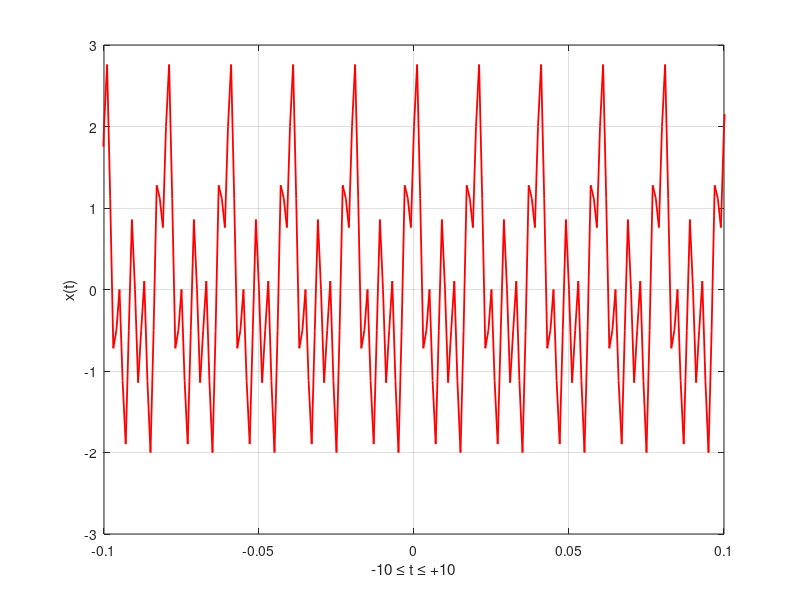
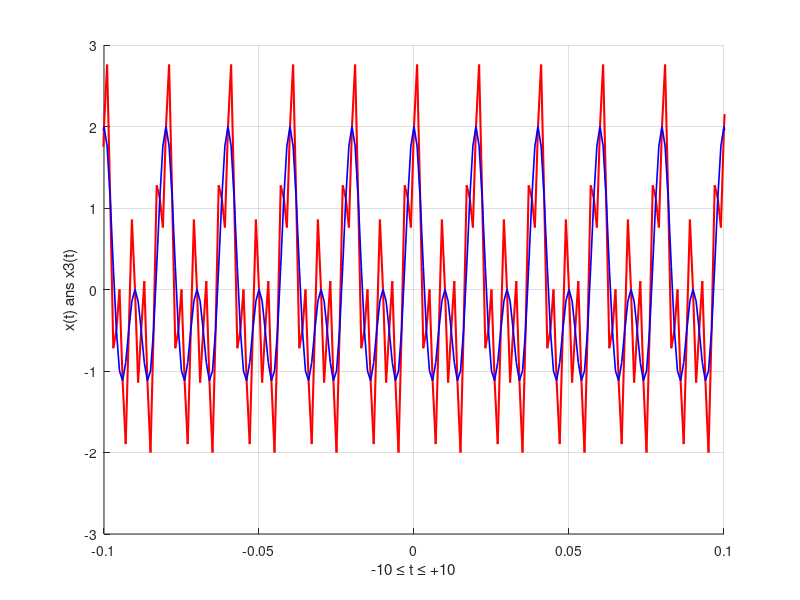
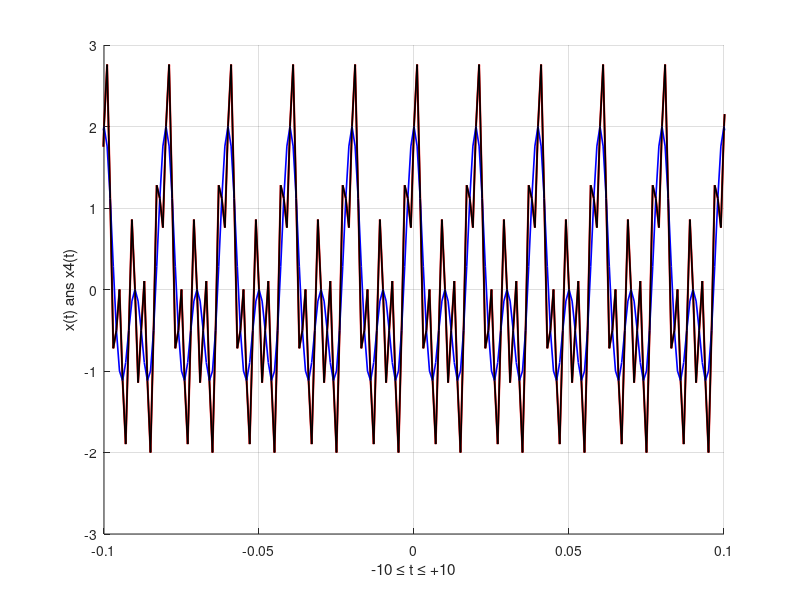
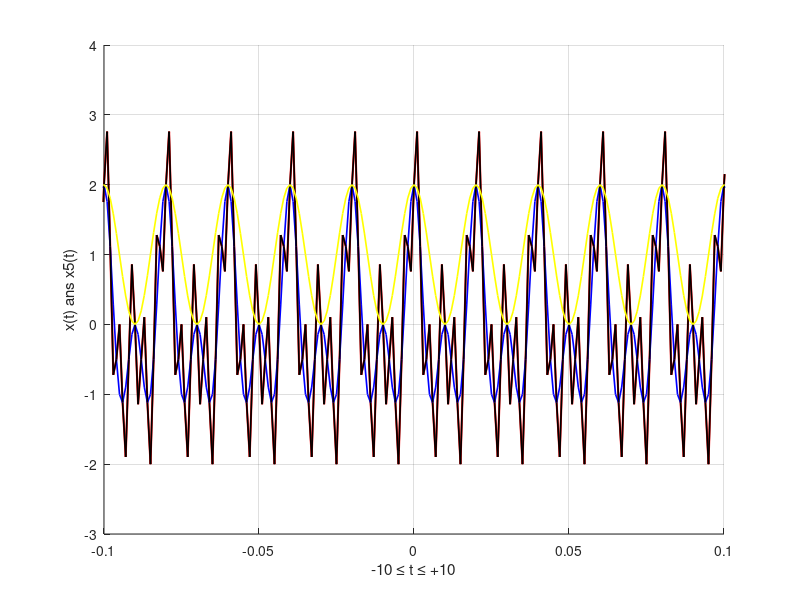

These charts were generated, in order, by the following MATLAB code:
%Signals and Systems
%Exercise G1

% 1)
%Given signal is x(t)=cos100πt+cos200πt+sin500πt
%Frequencies are:
%ω1=100π rad/s, ω2=200π rad/s, ω3=500π rad/s
%Divide by 2π to convert to reqular 
%frequencies  f1, f2, f3
%f1=100π/2π=50Hz, f2=200π/2π=100Hz, f3=500π/2π=250Hz
% => fmax is f3=250Hz.
%According to the sampling theorem, the minimal sampling
%frequency is 2*fmax because Fs >= 2*fmax
% Fs>=2*250=500Hz --> Ts = 1/Fs = 1/500 = 0.002s

% 2)
%Initial signal
dt=0.001;
t_max=10;
t = -t_max:dt:t_max;
x = cos(100*pi*t) + cos(200*pi*t) + sin(500*pi*t);
figure('Name','Original Signal Representation');
plot(t,x,'-r','LineWidth',1.3);
xlabel('-10 \leq t \leq +10');
xlim([-0.1 0.1]);
ylabel('x(t)');
grid on

% 3)
%Recreate signal for Ts=0.002s (Fs=500Hz)
%x(t_max)=x(Nmax*Ts) --> Nmax = t_max/Ts
Ts = 0.002;
Nmax = t_max / Ts;
n3 = -Nmax:1:Nmax;
xs = cos(100*pi*n3*Ts) + cos(200*pi*n3*Ts) + sin(500*pi*n3*Ts);
% Initialize vector os zeros to save new signal
x3 = zeros(1,length(t));
% Generate the values of the reconstructed signal for each time instance
% within the initial time interval.
for k = 1:1:length(t)
    x3(k) = xs * sinc((t(k)-n3*Ts)/Ts)';
end
% Initial and reconstructed signal together
figure('Name','Reconstructed Signal for Ts = 0.002');
hold on
plot(t,x,'-r','LineWidth',1.5);
plot(t,x3,'-b','LineWidth',1.2);
xlabel('-10 \leq t \leq +10');
xlim([-0.1 0.1]);
ylabel('x(t) ans x3(t)');
grid on

% 4)
% Using Ts = 0.001s (smaller than maximum sampling period)
% (Ts = 0.002s, from first question).
Ts = 0.001;
Nmax = t_max / Ts;
n4 = -Nmax:1:Nmax;
% Vector with samples of initial signal
xs = cos(100*pi*n4*Ts) + cos(200*pi*n4*Ts) + sin(500*pi*n4*Ts);
x4 = zeros(1,length(t));
% Generate the values of the reconstructed signal for each time instance
% within the initial time interval.
for k = 1:1:length(t)
    x4(k) = xs * sinc((t(k)-n4*Ts)/Ts)';
end
% New signal together with the previous signals
figure('Name','Reconstructed Signal for Ts = 0.001');
hold on
plot(t,x,'-r','LineWidth',1.5);
plot(t,x3,'-b','LineWidth',1.2);
plot(t,x4,'-k','LineWidth',1.2);
xlabel('-10 \leq t \leq +10');
xlim([-0.1 0.1]);
ylabel('x(t) ans x4(t)');
grid on

% 5)
% Using Ts = 0.01s (greater than maximum sampling period)
% (Ts = 0.002s, from first question)
Ts = 0.01;
Nmax = t_max/Ts;
n5 = -Nmax:1:Nmax;
xs = cos(100*pi*n5*Ts) + cos(200*pi*n5*Ts) + sin(500*pi*n5*Ts);
x5 = zeros(1,length(t));
for k = 1:1:length(t)
    x5(k) = xs * sinc((t(k)-n5*Ts)/Ts)';
end
figure('Name','Reconstructed Signal for Ts = 0.01');
hold on
plot(t,x,'-r','LineWidth',1.5);
plot(t,x3,'-b','LineWidth',1.2);    %*
plot(t,x4,'-k','LineWidth',1.2);    %o
plot(t,x5,'-y','LineWidth',1.2);    %s
xlabel('-10 \leq t \leq +10');
xlim([-0.1 0.1]);
ylabel('x(t) ans x5(t)');
grid on
